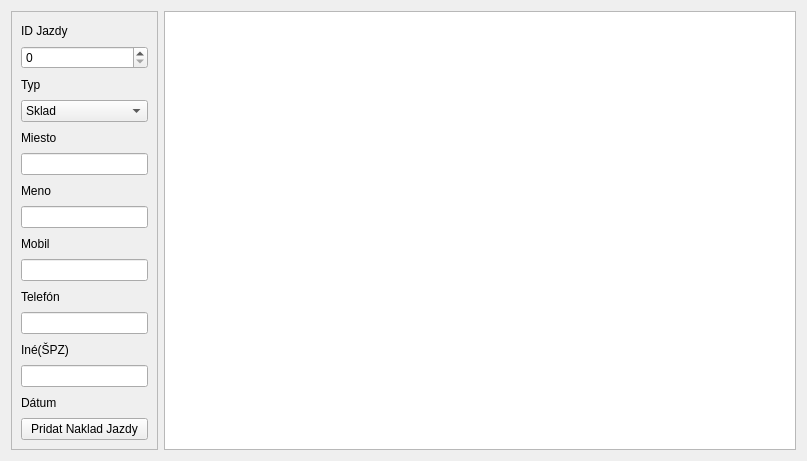
<?xml version="1.0" encoding="UTF-8"?>
<ui version="4.0">
 <class>tabulka_kontaktovW</class>
 <widget class="QWidget" name="tabulka_kontaktovW">
  <property name="geometry">
   <rect>
    <x>0</x>
    <y>0</y>
    <width>807</width>
    <height>461</height>
   </rect>
  </property>
  <property name="windowTitle">
   <string>Tabuľka kontaktov</string>
  </property>
  <layout class="QFormLayout" name="formLayout">
   <item row="0" column="0">
    <widget class="QFrame" name="frame">
     <property name="frameShape">
      <enum>QFrame::StyledPanel</enum>
     </property>
     <property name="frameShadow">
      <enum>QFrame::Raised</enum>
     </property>
     <layout class="QVBoxLayout" name="verticalLayout">
      <item>
       <widget class="QLabel" name="label_7">
        <property name="text">
         <string>ID Jazdy</string>
        </property>
       </widget>
      </item>
      <item>
       <widget class="QSpinBox" name="id_kontaktu"/>
      </item>
      <item>
       <widget class="QLabel" name="label_2">
        <property name="text">
         <string>Typ</string>
        </property>
       </widget>
      </item>
      <item>
       <widget class="QComboBox" name="typ_kontaktu">
        <item>
         <property name="text">
          <string>Sklad</string>
         </property>
        </item>
        <item>
         <property name="text">
          <string>Prekládka</string>
         </property>
        </item>
        <item>
         <property name="text">
          <string>Referent obchodu</string>
         </property>
        </item>
       </widget>
      </item>
      <item>
       <widget class="QLabel" name="label">
        <property name="text">
         <string>Miesto</string>
        </property>
       </widget>
      </item>
      <item>
       <widget class="QLineEdit" name="miesto_kontaktu"/>
      </item>
      <item>
       <widget class="QLabel" name="label_5">
        <property name="text">
         <string>Meno</string>
        </property>
       </widget>
      </item>
      <item>
       <widget class="QLineEdit" name="meno_kontaktu">
        <property name="toolTip">
         <string>&lt;html&gt;&lt;head/&gt;&lt;body&gt;&lt;p&gt;&lt;br/&gt;&lt;/p&gt;&lt;p&gt;&lt;br/&gt;&lt;/p&gt;&lt;/body&gt;&lt;/html&gt;</string>
        </property>
        <property name="text">
         <string/>
        </property>
       </widget>
      </item>
      <item>
       <widget class="QLabel" name="label_9">
        <property name="text">
         <string>Mobil</string>
        </property>
       </widget>
      </item>
      <item>
       <widget class="QLineEdit" name="mobil_kontaktu">
        <property name="text">
         <string/>
        </property>
       </widget>
      </item>
      <item>
       <widget class="QLabel" name="label_6">
        <property name="text">
         <string>Telefón</string>
        </property>
       </widget>
      </item>
      <item>
       <widget class="QLineEdit" name="telefon_kontaktu">
        <property name="text">
         <string/>
        </property>
       </widget>
      </item>
      <item>
       <widget class="QLabel" name="label_3">
        <property name="text">
         <string>Iné(ŠPZ)</string>
        </property>
       </widget>
      </item>
      <item>
       <widget class="QLineEdit" name="ine_spz_kontaktu">
        <property name="text">
         <string/>
        </property>
       </widget>
      </item>
      <item>
       <widget class="QLabel" name="label_4">
        <property name="text">
         <string>Dátum</string>
        </property>
       </widget>
      </item>
      <item>
       <widget class="QPushButton" name="pridat_kontaktB">
        <property name="text">
         <string>Pridat Naklad Jazdy</string>
        </property>
       </widget>
      </item>
     </layout>
    </widget>
   </item>
   <item row="0" column="1">
    <widget class="QTableView" name="tabulka_kontakty"/>
   </item>
  </layout>
 </widget>
 <resources/>
 <connections/>
</ui>
